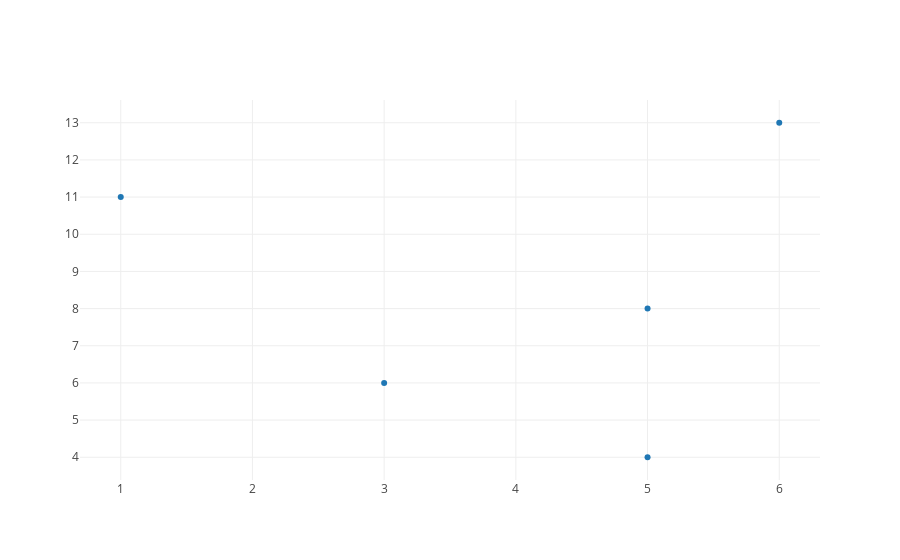

Notebook source saved alongside this figure:
### Markdown cell above
We'll also plot our neighbors, to get a sense of our data.

### Code cell
import plotly

plotly.offline.init_notebook_mode(connected=True)
trace0 = dict(x=list(map(lambda neighbor: neighbor['avenue'],neighbors)), 
              y=list(map(lambda neighbor: neighbor['street'],neighbors)),
              text=list(map(lambda neighbor: neighbor['name'],neighbors)),
              mode='markers')
plotly.offline.iplot(dict(data=[trace0], layout={'xaxis': {'dtick': 1}, 'yaxis': {'dtick': 1}}))

### Figure 1 — Plotly figure (JSON) as saved in the notebook; plotly's stock layout.template omitted (floating-point values rounded to 4 significant figures)
{"data": [{"mode": "markers", "text": ["Suzie", "Bob", "Edgar", "Steven", "Natalie"], "x": [1, 5, 6, 3, 5], "y": [11, 8, 13, 6, 4]}], "layout": {"xaxis": {"dtick": 1}, "yaxis": {"dtick": 1}}}
